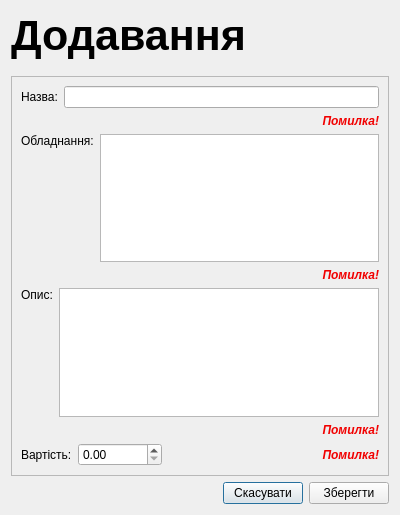
<?xml version="1.0" encoding="UTF-8"?>
<ui version="4.0">
 <class>ServicesAddEditDialog</class>
 <widget class="QDialog" name="ServicesAddEditDialog">
  <property name="geometry">
   <rect>
    <x>0</x>
    <y>0</y>
    <width>400</width>
    <height>515</height>
   </rect>
  </property>
  <property name="windowTitle">
   <string>Послуги</string>
  </property>
  <layout class="QVBoxLayout" name="verticalLayout_2">
   <item>
    <widget class="QLabel" name="label">
     <property name="font">
      <font>
       <pointsize>32</pointsize>
       <bold>true</bold>
      </font>
     </property>
     <property name="text">
      <string>Додавання</string>
     </property>
    </widget>
   </item>
   <item>
    <spacer name="verticalSpacer">
     <property name="orientation">
      <enum>Qt::Vertical</enum>
     </property>
     <property name="sizeType">
      <enum>QSizePolicy::Fixed</enum>
     </property>
     <property name="sizeHint" stdset="0">
      <size>
       <width>20</width>
       <height>10</height>
      </size>
     </property>
    </spacer>
   </item>
   <item>
    <widget class="QFrame" name="frame">
     <property name="frameShape">
      <enum>QFrame::StyledPanel</enum>
     </property>
     <property name="frameShadow">
      <enum>QFrame::Raised</enum>
     </property>
     <layout class="QVBoxLayout" name="verticalLayout">
      <item>
       <layout class="QHBoxLayout" name="horizontalLayout_2">
        <item>
         <widget class="QLabel" name="label_2">
          <property name="text">
           <string>Назва:</string>
          </property>
         </widget>
        </item>
        <item>
         <widget class="QLineEdit" name="lineEdit_title"/>
        </item>
       </layout>
      </item>
      <item>
       <widget class="QLabel" name="label_error_title">
        <property name="font">
         <font>
          <italic>true</italic>
          <bold>true</bold>
         </font>
        </property>
        <property name="styleSheet">
         <string notr="true">color: rgb(241, 0, 0);</string>
        </property>
        <property name="text">
         <string>Помилка!</string>
        </property>
        <property name="alignment">
         <set>Qt::AlignRight|Qt::AlignTrailing|Qt::AlignVCenter</set>
        </property>
       </widget>
      </item>
      <item>
       <layout class="QHBoxLayout" name="horizontalLayout_3">
        <item>
         <widget class="QLabel" name="label_3">
          <property name="text">
           <string>Обладнання:</string>
          </property>
          <property name="alignment">
           <set>Qt::AlignLeading|Qt::AlignLeft|Qt::AlignTop</set>
          </property>
         </widget>
        </item>
        <item>
         <widget class="QPlainTextEdit" name="plainTextEdit_equipment"/>
        </item>
       </layout>
      </item>
      <item>
       <widget class="QLabel" name="label_error_equipment">
        <property name="font">
         <font>
          <italic>true</italic>
          <bold>true</bold>
         </font>
        </property>
        <property name="styleSheet">
         <string notr="true">color: rgb(241, 0, 0);</string>
        </property>
        <property name="text">
         <string>Помилка!</string>
        </property>
        <property name="alignment">
         <set>Qt::AlignRight|Qt::AlignTrailing|Qt::AlignVCenter</set>
        </property>
       </widget>
      </item>
      <item>
       <layout class="QHBoxLayout" name="horizontalLayout_4">
        <item>
         <widget class="QLabel" name="label_4">
          <property name="text">
           <string>Опис:</string>
          </property>
          <property name="alignment">
           <set>Qt::AlignLeading|Qt::AlignLeft|Qt::AlignTop</set>
          </property>
         </widget>
        </item>
        <item>
         <widget class="QPlainTextEdit" name="plainTextEdit_description"/>
        </item>
       </layout>
      </item>
      <item>
       <widget class="QLabel" name="label_error_description">
        <property name="font">
         <font>
          <italic>true</italic>
          <bold>true</bold>
         </font>
        </property>
        <property name="styleSheet">
         <string notr="true">color: rgb(241, 0, 0);</string>
        </property>
        <property name="text">
         <string>Помилка!</string>
        </property>
        <property name="alignment">
         <set>Qt::AlignRight|Qt::AlignTrailing|Qt::AlignVCenter</set>
        </property>
       </widget>
      </item>
      <item>
       <layout class="QHBoxLayout" name="horizontalLayout_5">
        <item>
         <widget class="QLabel" name="label_5">
          <property name="text">
           <string>Вартість:</string>
          </property>
         </widget>
        </item>
        <item>
         <widget class="QDoubleSpinBox" name="doubleSpinBox_cost">
          <property name="maximum">
           <double>999999.989999999990687</double>
          </property>
         </widget>
        </item>
        <item>
         <spacer name="horizontalSpacer_2">
          <property name="orientation">
           <enum>Qt::Horizontal</enum>
          </property>
          <property name="sizeHint" stdset="0">
           <size>
            <width>40</width>
            <height>20</height>
           </size>
          </property>
         </spacer>
        </item>
        <item>
         <widget class="QLabel" name="label_error_cost">
          <property name="font">
           <font>
            <italic>true</italic>
            <bold>true</bold>
           </font>
          </property>
          <property name="styleSheet">
           <string notr="true">color: rgb(241, 0, 0);</string>
          </property>
          <property name="text">
           <string>Помилка!</string>
          </property>
          <property name="alignment">
           <set>Qt::AlignRight|Qt::AlignTrailing|Qt::AlignVCenter</set>
          </property>
         </widget>
        </item>
       </layout>
      </item>
     </layout>
    </widget>
   </item>
   <item>
    <layout class="QHBoxLayout" name="horizontalLayout">
     <item>
      <spacer name="horizontalSpacer">
       <property name="orientation">
        <enum>Qt::Horizontal</enum>
       </property>
       <property name="sizeHint" stdset="0">
        <size>
         <width>40</width>
         <height>20</height>
        </size>
       </property>
      </spacer>
     </item>
     <item>
      <widget class="QPushButton" name="pushButton_cancel">
       <property name="text">
        <string>Скасувати</string>
       </property>
      </widget>
     </item>
     <item>
      <widget class="QPushButton" name="pushButton_save">
       <property name="text">
        <string>Зберегти</string>
       </property>
      </widget>
     </item>
    </layout>
   </item>
  </layout>
 </widget>
 <resources/>
 <connections/>
</ui>
